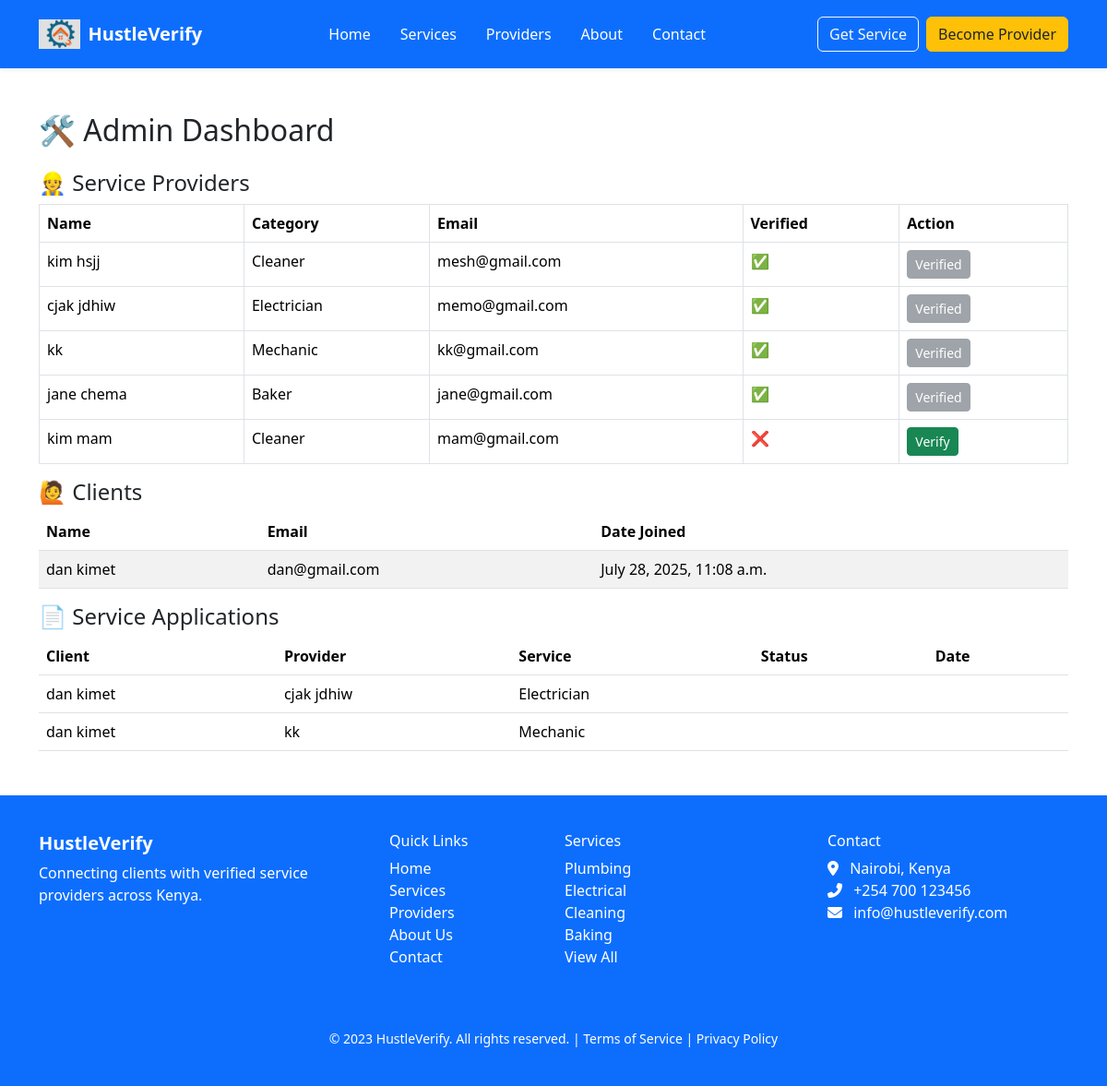
The page /accounts/dashboard/ on the database its author committed.
### accounts/models.py (models this page shows, shortened)
class ServiceProviderProfile(models.Model):
    user = models.OneToOneField(User, on_delete=models.CASCADE)
    full_name = models.CharField(max_length=100)
    gender = models.CharField(max_length=10)
    phone_number = models.CharField(max_length=15, unique=True)
    email = models.EmailField(unique=True)
    location = models.CharField(max_length=50)
    address = models.TextField()
    profile_picture = models.ImageField(upload_to='profile_pics/', null=True, blank=True)
    id_number = models.CharField(max_length=20)
    id_image = models.ImageField(upload_to='id_images/', null=True, blank=True)
    service_category = models.CharField(max_length=100)
    availability_days = models.CharField(max_length=200)  # e.g., "Monday,Wednesday,Friday"
    availability_start_time = models.TimeField()
    availability_end_time = models.TimeField()
    experience_years = models.IntegerField()
    certifications = models.FileField(upload_to='certifications/', null=True, blank=True)
    next_of_kin_full_name = models.CharField(max_length=100)
    next_of_kin_relationship = models.CharField(max_length=50)
    next_of_kin_phone = models.CharField(max_length=15)
    ratings = models.FloatField(default=0.0)
    is_verified = models.BooleanField(default=False)

class User(AbstractUser):
    ROLE_CHOICES = (
        ('admin', 'admin'),
        ('client', 'Client'),
        ('provider', 'Service Provider'),
    )
    role = models.CharField(max_length=10, choices=ROLE_CHOICES)

class ClientProfile(models.Model):
    user = models.OneToOneField(User, on_delete=models.CASCADE)
    full_name = models.CharField(max_length=100)
    gender = models.CharField(max_length=10)
    phone_number = models.CharField(max_length=15, unique=True)
    email = models.EmailField(unique=True)
    location = models.CharField(max_length=50)
    address = models.TextField()
    profile_picture = models.ImageField(upload_to='client_profiles/', null=True, blank=True)
    emergency_contact_name = models.CharField(max_length=100)
    emergency_contact_relationship = models.CharField(max_length=50)
    emergency_contact_phone = models.CharField(max_length=15)

### services/models.py (models this page shows, shortened)
class ServiceApplication(models.Model):
    client = models.ForeignKey(User, on_delete=models.CASCADE, limit_choices_to={'role': 'client'})
    provider = models.ForeignKey(ServiceProviderProfile, on_delete=models.CASCADE)
    message = models.TextField(blank=True, null=True)
    applied_at = models.DateTimeField(auto_now_add=True)
    is_accepted = models.BooleanField(default=False)

### adminpanel/views.py (the view)
# urls.py: path('dashboard/', admin_dashboard, name='admin_dashboard'),
def admin_dashboard(request):
    providers = ServiceProviderProfile.objects.all()
    clients = User.objects.filter(role='client')  # FIXED line
    applications = ServiceApplication.objects.all()
    context = {
        'providers': providers,
        'clients': clients,
        'applications': applications,
    }
    return render(request, 'adminpanel/dashboard.html', context)

### templates/adminpanel/dashboard.html (shortened to what this page needs)
{% extends 'base.html' %}
{% block content %}
<div class="container mt-5">
    <h2 class="mb-4">🛠️ Admin Dashboard</h2>
    <h4>👷 Service Providers</h4>
<table class="table table-bordered">
    <thead>
        <tr>
            <th>Name</th><th>Category</th><th>Email</th><th>Verified</th><th>Action</th>
        </tr>
    </thead>
    <tbody>
        {% for provider in providers %}
        <tr>
            <td>{{ provider.full_name }}</td>
            <td>{{ provider.service_category }}</td>
            <td>{{ provider.user.email }}</td>
            <td>{{ provider.is_verified|yesno:"✅,❌" }}</td>
            <td>
                {% if not provider.is_verified %}
                <form method="post" action="{% url 'verify_provider' provider.id %}">
                    <button class="btn btn-success btn-sm">Verify</button>
                </form>
                {% else %}
                <button class="btn btn-secondary btn-sm" disabled>Verified</button>
                {% endif %}
            </td>
        </tr>
        {% endfor %}
    </tbody>
</table>
<h4>🙋 Clients</h4>
<table class="table table-striped">
    <thead>
        <tr>
            <th>Name</th><th>Email</th><th>Date Joined</th>
        </tr>
    </thead>
    <tbody>
        {% for client in clients %}
        <tr>
            <td>{{ client.clientprofile.full_name }}</td>
            <td>{{ client.clientprofile.email }}</td>
            <td>{{ client.date_joined }}</td>
        </tr>
        {% endfor %}
    </tbody>
</table>
<h4>📄 Service Applications</h4>
<table class="table table-hover">
    <thead>
        <tr>
            <th>Client</th><th>Provider</th><th>Service</th><th>Status</th><th>Date</th>
        </tr>
    </thead>
    <tbody>
        {% for app in applications %}
        <tr>
            <td>{{ app.client.clientprofile.full_name|default:"-" }}</td>
            <td>{{ app.provider.full_name }}</td>
            <td>{{ app.provider.service_category }}</td>
            <td>{{ app.status }}</td>
            <td>{{ app.created_at }}</td>
        </tr>
        {% endfor %}
    </tbody>
</table>
</div>
{% endblock %}

### templates/includes/head.html (style rules this page uses)
body { font-family: 'Inter', sans-serif; }

### rows shown on the page
ServiceProviderProfile: full_name "kim hsjj", service_category "Cleaner", user.email "mesh@gmail.com", is_verified "✅", shows "Verified"
ServiceProviderProfile: full_name "cjak jdhiw", service_category "Electrician", user.email "memo@gmail.com", is_verified "✅", shows "Verified"
ServiceProviderProfile: full_name "kk", service_category "Mechanic", user.email "kk@gmail.com", is_verified "✅", shows "Verified"
ServiceProviderProfile: full_name "jane chema", service_category "Baker", user.email "jane@gmail.com", is_verified "✅", shows "Verified"
ServiceProviderProfile: full_name "kim mam", service_category "Cleaner", user.email "mam@gmail.com", is_verified "❌", shows "Verify"
User: clientprofile.full_name "dan kimet", clientprofile.email "dan@gmail.com", date_joined "July 28, 2025, 11:08 a.m."
ServiceApplication: client.clientprofile.full_name "dan kimet", provider.full_name "cjak jdhiw", provider.service_category "Electrician"
ServiceApplication: client.clientprofile.full_name "dan kimet", provider.full_name "kk", provider.service_category "Mechanic"
